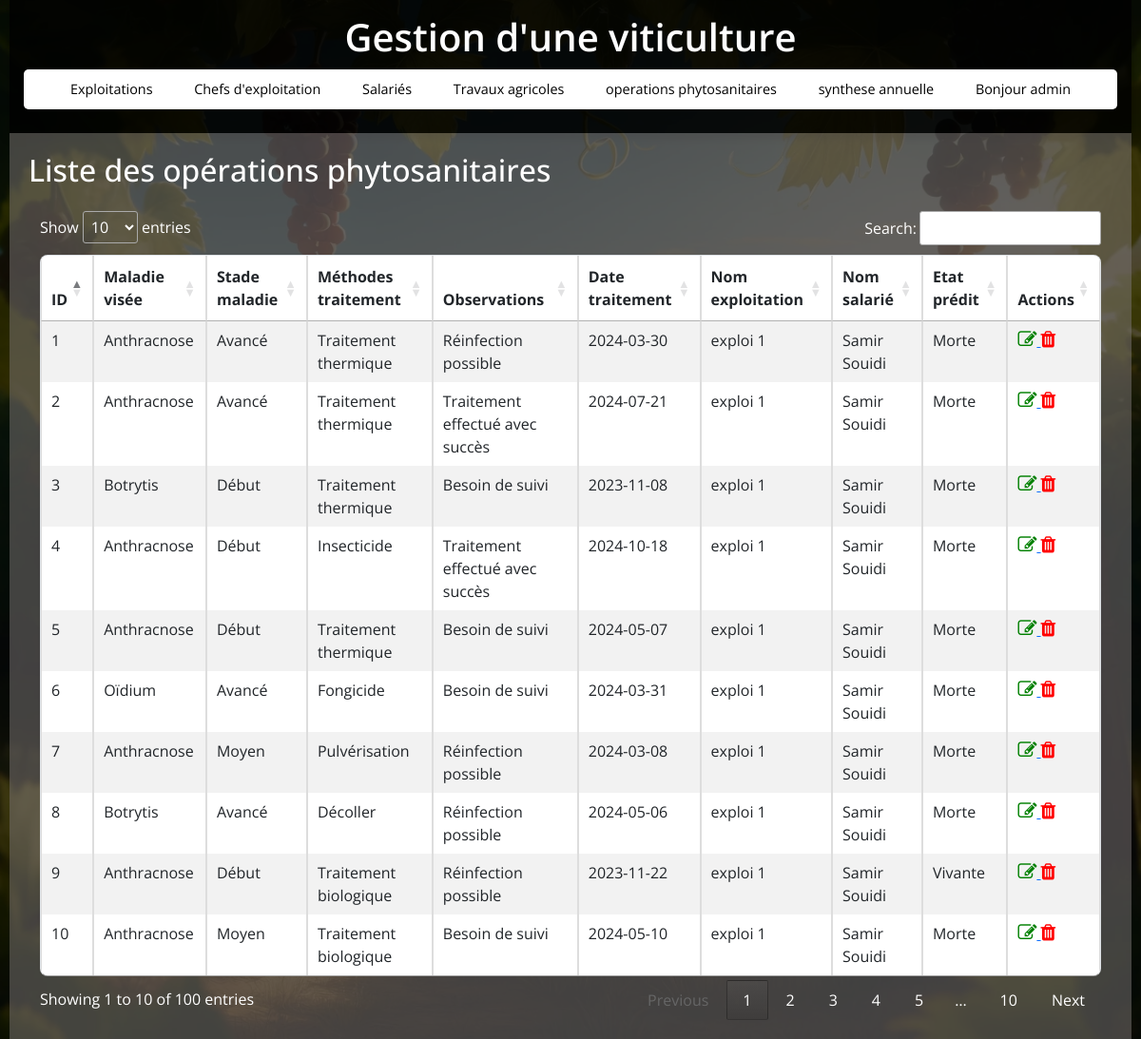
Before: /operations_phytosanitaires (signed in) with the older database file.
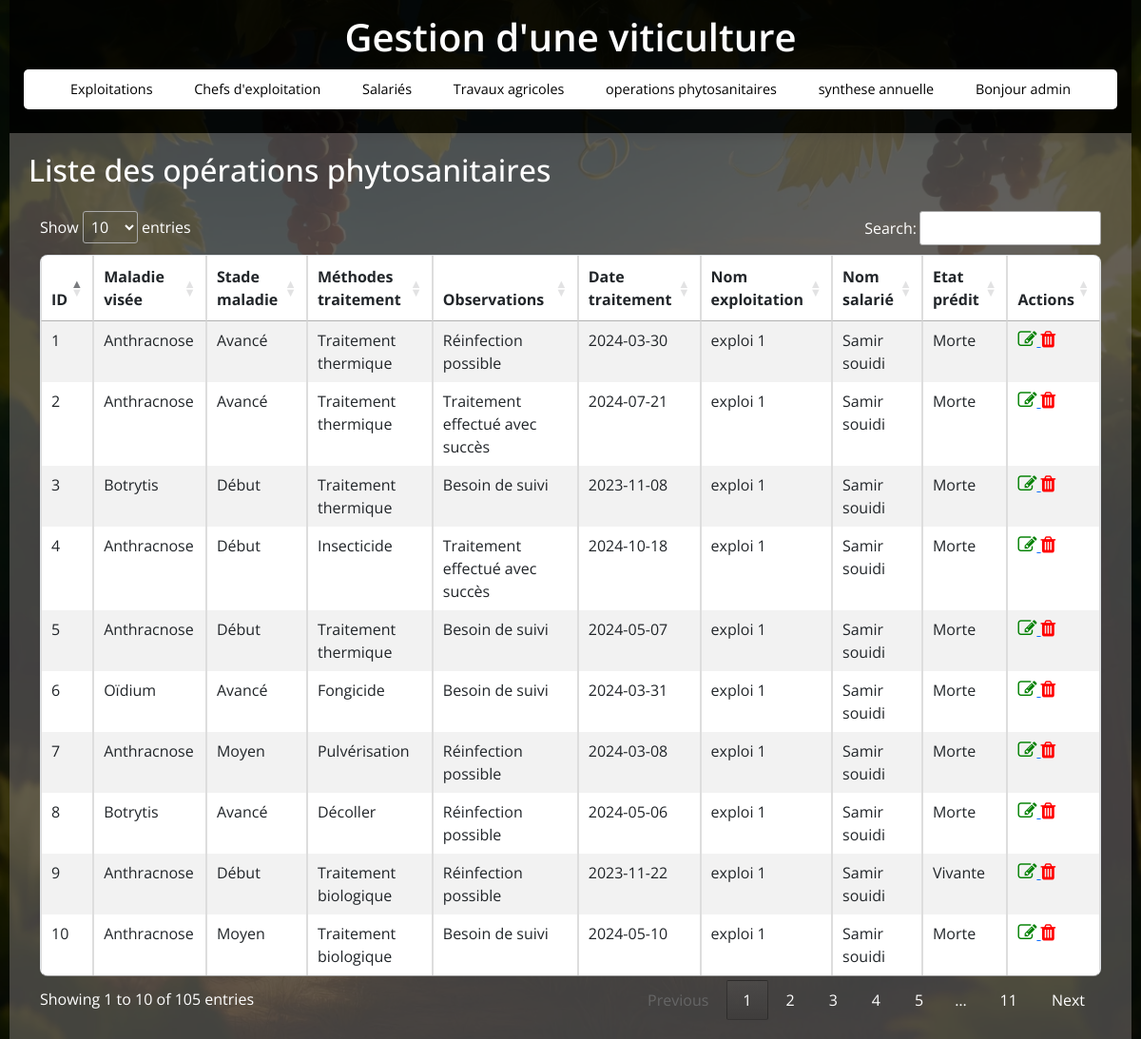
After: the same page with the newer database file.
### tables this page shows
CREATE TABLE operations_phytosanitaires (
                    id_operation_sanitaire INTEGER PRIMARY KEY,
                    maladie_visee TEXT,
                    stade_maladie TEXT,
                    methodes_traitement TEXT,
                    observations TEXT,
                    etat TEXT,
                    date_traitement,
                    id_exploitation INTEGER,
                    id_salarie INTEGER,
                    FOREIGN KEY(id_exploitation) REFERENCES exploitations(id_exploitation),
                    FOREIGN KEY(id_salarie) REFERENCES salaries(id_salarie)
                );

CREATE TABLE salaries (
                    id_salarie INTEGER PRIMARY KEY,
                    identifiant_sal TEXT,
                    nom_salarie TEXT,
                    prenom_salarie TEXT,
                    date_embauche TEXT,
                    id_exploitation INTEGER,
                    FOREIGN KEY(id_exploitation) REFERENCES exploitations(id_exploitation)
                );

CREATE TABLE exploitations (
                    id_exploitation INTEGER PRIMARY KEY,
                    nom_exploitation TEXT,
                    superficie REAL
                );

### app.py (the view)
@app.route('/operations_phytosanitaires')
def operations_phytosanitaires():
    if 'user_id' not in session:
        return redirect(url_for('login'))
    conn = get_db_connection()
    operations_phytosanitaires = conn.execute(f'''
                    SELECT * FROM operations_phytosanitaires
                    join exploitations on exploitations.id_exploitation=operations_phytosanitaires.id_exploitation
                    join salaries on salaries.id_salarie=operations_phytosanitaires.id_salarie
                    ''').fetchall()
    conn.close()
    return render_template('operations_phytosanitaires.html', operations_phytosanitaires=operations_phytosanitaires)

### app.py (called while the page is built)
def get_db_connection():
    conn = sqlite3.connect(DB_NAME)
    conn.row_factory = sqlite3.Row  # Retourne les résultats sous forme de dictionnaire
    return conn

### templates/operations_phytosanitaires.html (shortened to what this page needs)
{% extends 'base.html' %}
{% block content %}
    <h2>Liste des opérations phytosanitaires</h2>
    <div class="container mt-4">
        <div class="table-responsive">
            <table id="operations_phytosanitairesTable" class="table table-striped table-bordered">
                <thead>
                    <tr>
                        <th>ID</th>
                        <th>Maladie visée</th>
                        <th>Stade maladie</th>
                        <th>Méthodes traitement</th>
                        <th>Observations</th>
                        <th>Date traitement</th>
                        <th>Nom exploitation</th>
                        <th>Nom salarié</th>
                        <th>Etat prédit</th>
                        <th>Actions</th>
                    </tr>
                </thead>
                <tbody>
                    {% for operation in operations_phytosanitaires %}
                    <tr>
                        <td>{{ operation.id_operation_sanitaire }}</td>
                        <td>{{ operation.maladie_visee }}</td>
                        <td>{{ operation.stade_maladie }}</td>
                        <td>{{ operation.methodes_traitement }}</td>
                        <td>{{ operation.observations }}</td>
                        <td>{{ operation.date_traitement }}</td>
                        <td>{{ operation.nom_exploitation }}</td>
                        <td>{{ operation.nom_salarie }} {{ operation.prenom_salarie }}</td>
                        <td>{{ operation.etat }}</td>
                        <td>
                            <a href="{{ url_for('edit_operation', id=operation.id_operation_sanitaire) }}">
                                <i class="fa fa-edit" style="font-size:20px;color:green"></i>
                            </a>
                            <a href="{{ url_for('delete_operation_phytosanitaire', id=operation.id_operation_sanitaire) }}">
                                <i class="fa fa-trash" style="font-size:20px;color:red;"></i>
                            </a>
                        </td>
                    </tr>
                    {% endfor %}
                </tbody>
            </table>
        </div>
    </div>
{% endblock %}

Changed rows visible on the page:
changed through a linked row, operations_phytosanitaires id 1: prenom_salarie "Souidi" → "souidi"
changed through a linked row, operations_phytosanitaires id 2: prenom_salarie "Souidi" → "souidi"
changed through a linked row, operations_phytosanitaires id 3: prenom_salarie "Souidi" → "souidi"
changed through a linked row, operations_phytosanitaires "Insecticide": prenom_salarie "Souidi" → "souidi"
changed through a linked row, operations_phytosanitaires id 5: prenom_salarie "Souidi" → "souidi"
changed through a linked row, operations_phytosanitaires "Oïdium": prenom_salarie "Souidi" → "souidi"
changed through a linked row, operations_phytosanitaires "Pulvérisation": prenom_salarie "Souidi" → "souidi"
changed through a linked row, operations_phytosanitaires "Décoller": prenom_salarie "Souidi" → "souidi"
changed through a linked row, operations_phytosanitaires "Vivante": prenom_salarie "Souidi" → "souidi"
changed through a linked row, operations_phytosanitaires id 10: prenom_salarie "Souidi" → "souidi"
Other visible differences:
text written by a page script: "Show entries Search: Showing 1 to 10 of 100 entries Previous 1 2 3 4 5 … 10 Next" → "Show entries Search: Showing 1 to 10 of 105 entries Previous 1 2 3 4 5 … 11 Next"
